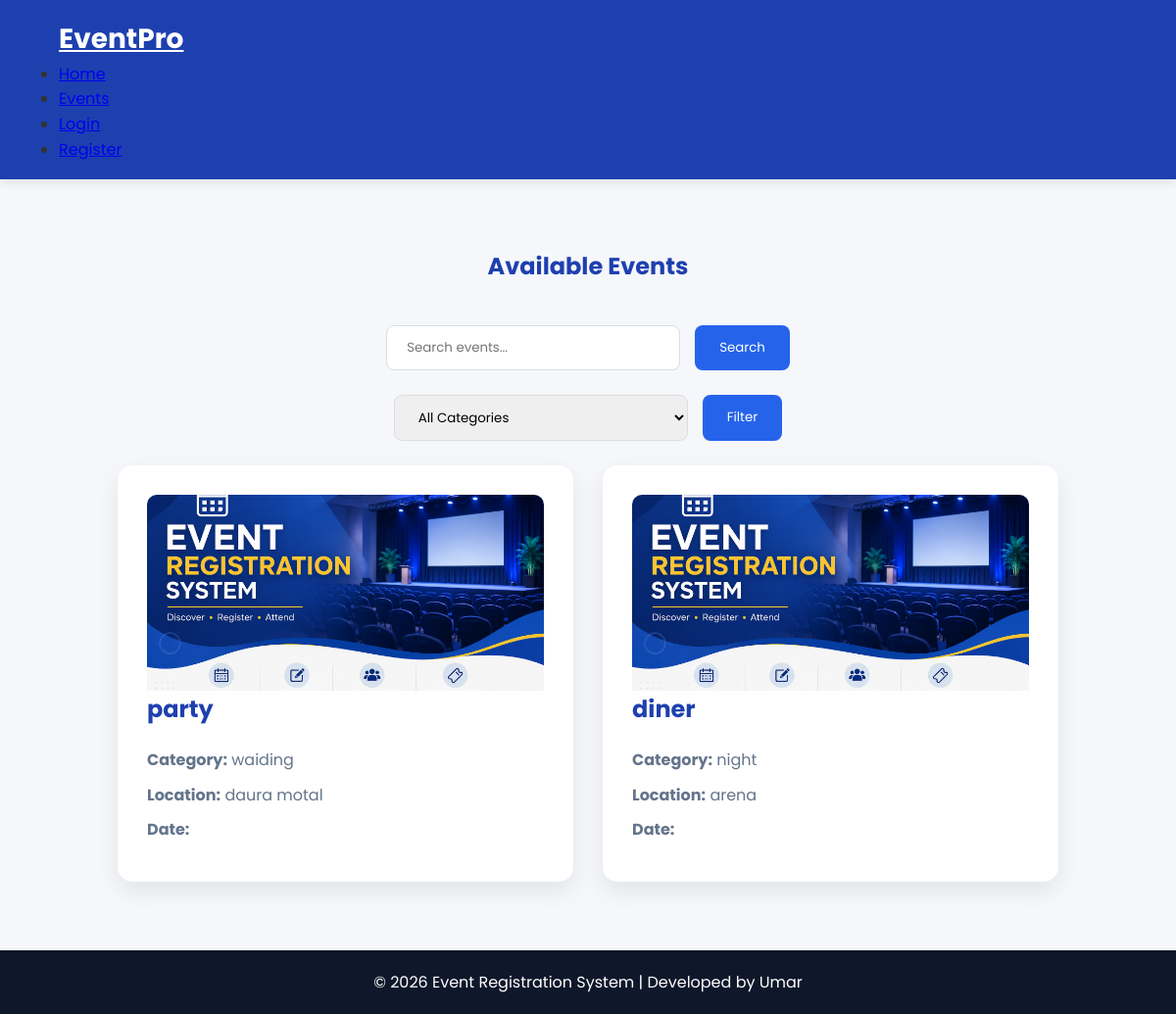
Screenshot of /events/ with the database file from the repository.
### events/models.py (models this page shows, shortened)
class Event(models.Model):
    title = models.CharField(max_length=200)
    category = models.CharField(max_length=100)
    location = models.CharField(max_length=200)
    event_date = models.DateField()
    event_time = models.TimeField()
    description = models.TextField()
    image = models.ImageField(
        upload_to="events/",
        blank=True,
        null=True
    )
    seats = models.PositiveIntegerField()
    created_at = models.DateTimeField(auto_now_add=True)
    created_by = models.ForeignKey(
        User,
        on_delete=models.CASCADE,
        related_name="events"
    )

### events/views.py (the view)
# urls.py: path('events/', views.event_list, name='events'),
def event_list(request):
    query = request.GET.get("q")
    category = request.GET.get("category")
    events = Event.objects.all()
    if query:
        events = events.filter(
            Q(title__icontains=query) |
            Q(category__icontains=query) |
            Q(location__icontains=query)
        )
    if category:
        events = events.filter(
            category=category
        )
    context = {
        "events": events
    }
    return render(
        request,
        "events.html",
        context
    )

### events/templates/events.html (shortened to what this page needs)
{% extends 'base.html' %}
{% load static %}
{% block content %}
<section class="events-page">
    <h1>Available Events</h1>
    <form method="GET" class="search-box">
        <input
        type="text"
        name="q"
        placeholder="Search events..."
        value="{{ request.GET.q }}"
        >
        <button type="submit">
            Search
        </button>
    </form>
    <form method="GET" class="filter-box">
        <select name="category">
            <option value="">
                All Categories
            </option>
        </select>
        <button type="submit">
            Filter
        </button>
    </form>
    <div class="event-cards">
        {% for event in events %}
        <div class="event-card">
    {% if event.image %}
        <img src="{{ event.image.url }}" class="card-image">
    {% else %}
        <img src="{% static 'images/default-event.jpg' %}" class="card-image">
    {% endif %}
    <h2>{{ event.title }}</h2>
    <p>
        <strong>Category:</strong> {{ event.category }}
    </p>
    <p>
        <strong>Location:</strong> {{ event.location }}
    </p>
    <p>
        <strong>Date:</strong> {{ event.date }}
    </p>
</div>
        {% empty %}
        <p>No events found.</p>
        {% endfor %}
    </div>
</section>
{% endblock %}

### events/static/css/style.css (style rules this page uses)
* { margin:0; padding:0; box-sizing:border-box; font-family:"Poppins",sans-serif; }
body { background:#f5f7fb; color:#333; line-height:1.6; }
.events-page { padding:70px 10%; }
.events-page h1 { text-align:center; color:#1e40af; margin-bottom:40px; }
.search-box, .filter-box { display:flex; justify-content:center; gap:15px; margin-bottom:25px; }
.search-box input, .filter-box select { padding:12px 20px; width:300px; border:1px solid #ddd; border-radius:8px; }
.search-box button, .filter-box button { background:#2563eb; color:white; border:none; padding:12px 25px; border-radius:8px; cursor:pointer; }
.event-cards { display:grid; grid-template-columns: repeat(auto-fit,minmax(280px,1fr)); gap:30px; }
.event-card { background:white; padding:30px; border-radius:15px; box-shadow: 0 10px 25px rgba(0,0,0,.08); transition:.3s; }
.event-card h2 { color:#1e40af; margin-bottom:20px; }
.event-card p { color:#64748b; margin:10px 0; }
.card-image { width:100%; height:200px; object-fit:cover; border-radius:10px 10px 0 0; display:block; }

### rows the page displays
Event: title "party", category "waiding", location "daura motal"
Event: title "diner", category "night", location "arena"
